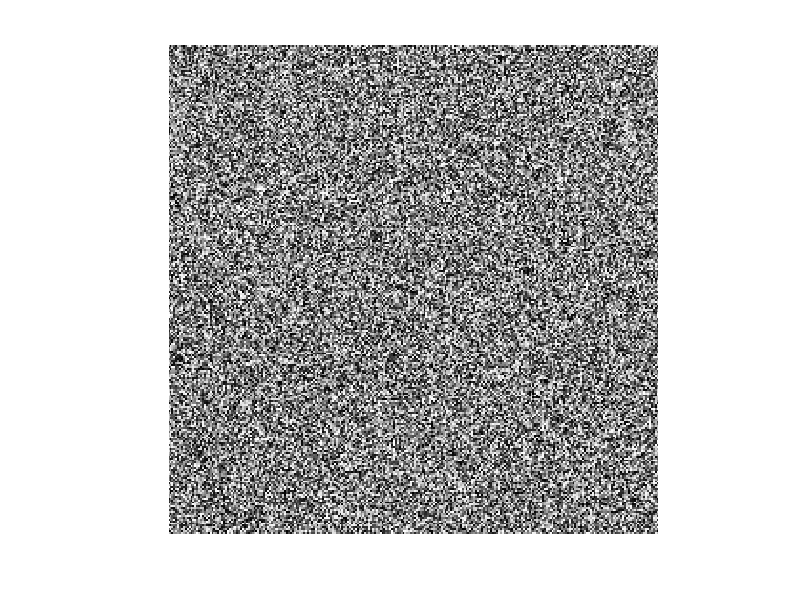

The MATLAB source for this figure:
B = rand(256).*1000;
imshow(B);

imagesc(B);
axis image;
axis off;
colormap(gray);
colorbar;

imshow(B, [0 1000]);